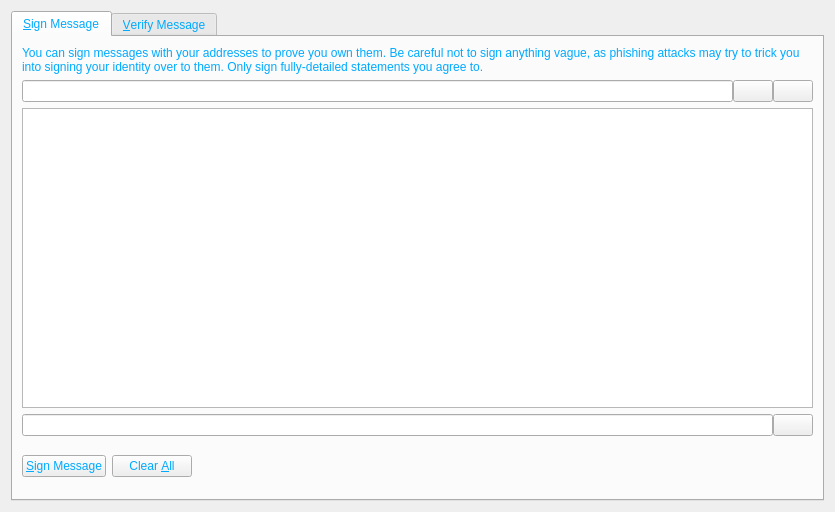
<?xml version="1.0" encoding="UTF-8"?>
<ui version="4.0">
 <class>SignVerifyMessageDialog</class>
 <widget class="QDialog" name="SignVerifyMessageDialog">
  <property name="geometry">
   <rect>
    <x>0</x>
    <y>0</y>
    <width>835</width>
    <height>512</height>
   </rect>
  </property>
  <property name="windowTitle">
   <string>Signatures - Sign / Verify a Message</string>
  </property>
  <property name="styleSheet">
   <string notr="true">background-image: url(:/images/as1);
color: rgb(0, 170, 255);</string>
  </property>
  <property name="modal">
   <bool>true</bool>
  </property>
  <layout class="QVBoxLayout" name="verticalLayout">
   <item>
    <widget class="QTabWidget" name="tabWidget">
     <property name="styleSheet">
      <string notr="true"/>
     </property>
     <property name="currentIndex">
      <number>0</number>
     </property>
     <widget class="QWidget" name="tabSignMessage">
      <attribute name="title">
       <string>&amp;Sign Message</string>
      </attribute>
      <layout class="QVBoxLayout" name="verticalLayout_SM">
       <item>
        <widget class="QLabel" name="infoLabel_SM">
         <property name="text">
          <string>You can sign messages with your addresses to prove you own them. Be careful not to sign anything vague, as phishing attacks may try to trick you into signing your identity over to them. Only sign fully-detailed statements you agree to.</string>
         </property>
         <property name="textFormat">
          <enum>Qt::PlainText</enum>
         </property>
         <property name="wordWrap">
          <bool>true</bool>
         </property>
        </widget>
       </item>
       <item>
        <layout class="QHBoxLayout" name="horizontalLayout_1_SM">
         <property name="spacing">
          <number>0</number>
         </property>
         <item>
          <widget class="QValidatedLineEdit" name="addressIn_SM">
           <property name="toolTip">
            <string>The address to sign the message with (e.g. 8dpZqgY4r2RoEdqYk3QsAqFckyf9pRHN6i)</string>
           </property>
           <property name="maxLength">
            <number>34</number>
           </property>
          </widget>
         </item>
         <item>
          <widget class="QPushButton" name="addressBookButton_SM">
           <property name="toolTip">
            <string>Choose an address from the address book</string>
           </property>
           <property name="text">
            <string/>
           </property>
           <property name="icon">
            <iconset resource="../bitcoin.qrc">
             <normaloff>:/icons/address-book</normaloff>:/icons/address-book</iconset>
           </property>
           <property name="shortcut">
            <string>Alt+A</string>
           </property>
           <property name="autoDefault">
            <bool>false</bool>
           </property>
          </widget>
         </item>
         <item>
          <widget class="QPushButton" name="pasteButton_SM">
           <property name="toolTip">
            <string>Paste address from clipboard</string>
           </property>
           <property name="text">
            <string/>
           </property>
           <property name="icon">
            <iconset resource="../bitcoin.qrc">
             <normaloff>:/icons/editpaste</normaloff>:/icons/editpaste</iconset>
           </property>
           <property name="shortcut">
            <string>Alt+P</string>
           </property>
           <property name="autoDefault">
            <bool>false</bool>
           </property>
          </widget>
         </item>
        </layout>
       </item>
       <item>
        <widget class="QPlainTextEdit" name="messageIn_SM">
         <property name="toolTip">
          <string>Enter the message you want to sign here</string>
         </property>
        </widget>
       </item>
       <item>
        <layout class="QHBoxLayout" name="horizontalLayout_2_SM">
         <property name="spacing">
          <number>0</number>
         </property>
         <item>
          <widget class="QLineEdit" name="signatureOut_SM">
           <property name="font">
            <font>
             <italic>true</italic>
            </font>
           </property>
           <property name="readOnly">
            <bool>true</bool>
           </property>
          </widget>
         </item>
         <item>
          <widget class="QPushButton" name="copySignatureButton_SM">
           <property name="toolTip">
            <string>Copy the current signature to the system clipboard</string>
           </property>
           <property name="text">
            <string/>
           </property>
           <property name="icon">
            <iconset resource="../bitcoin.qrc">
             <normaloff>:/icons/editcopy</normaloff>:/icons/editcopy</iconset>
           </property>
           <property name="autoDefault">
            <bool>false</bool>
           </property>
          </widget>
         </item>
        </layout>
       </item>
       <item>
        <layout class="QHBoxLayout" name="horizontalLayout_3_SM">
         <item>
          <widget class="QPushButton" name="signMessageButton_SM">
           <property name="toolTip">
            <string>Sign the message to prove you own this Allsafe2 address</string>
           </property>
           <property name="text">
            <string>&amp;Sign Message</string>
           </property>
           <property name="icon">
            <iconset resource="../bitcoin.qrc">
             <normaloff>:/icons/edit</normaloff>:/icons/edit</iconset>
           </property>
           <property name="autoDefault">
            <bool>false</bool>
           </property>
          </widget>
         </item>
         <item>
          <widget class="QPushButton" name="clearButton_SM">
           <property name="toolTip">
            <string>Reset all sign message fields</string>
           </property>
           <property name="text">
            <string>Clear &amp;All</string>
           </property>
           <property name="icon">
            <iconset resource="../bitcoin.qrc">
             <normaloff>:/icons/remove</normaloff>:/icons/remove</iconset>
           </property>
           <property name="autoDefault">
            <bool>false</bool>
           </property>
          </widget>
         </item>
         <item>
          <spacer name="horizontalSpacer_1_SM">
           <property name="orientation">
            <enum>Qt::Horizontal</enum>
           </property>
           <property name="sizeHint" stdset="0">
            <size>
             <width>40</width>
             <height>48</height>
            </size>
           </property>
          </spacer>
         </item>
         <item>
          <widget class="QLabel" name="statusLabel_SM">
           <property name="font">
            <font>
             <weight>75</weight>
             <bold>true</bold>
            </font>
           </property>
           <property name="text">
            <string/>
           </property>
           <property name="wordWrap">
            <bool>true</bool>
           </property>
          </widget>
         </item>
         <item>
          <spacer name="horizontalSpacer_2_SM">
           <property name="orientation">
            <enum>Qt::Horizontal</enum>
           </property>
           <property name="sizeHint" stdset="0">
            <size>
             <width>40</width>
             <height>48</height>
            </size>
           </property>
          </spacer>
         </item>
        </layout>
       </item>
      </layout>
     </widget>
     <widget class="QWidget" name="tabVerifyMessage">
      <attribute name="title">
       <string>&amp;Verify Message</string>
      </attribute>
      <layout class="QVBoxLayout" name="verticalLayout_VM">
       <item>
        <widget class="QLabel" name="infoLabel_VM">
         <property name="text">
          <string>Enter the signing address, message (ensure you copy line breaks, spaces, tabs, etc. exactly) and signature below to verify the message. Be careful not to read more into the signature than what is in the signed message itself, to avoid being tricked by a man-in-the-middle attack.</string>
         </property>
         <property name="textFormat">
          <enum>Qt::PlainText</enum>
         </property>
         <property name="alignment">
          <set>Qt::AlignLeading|Qt::AlignLeft|Qt::AlignTop</set>
         </property>
         <property name="wordWrap">
          <bool>true</bool>
         </property>
        </widget>
       </item>
       <item>
        <layout class="QHBoxLayout" name="horizontalLayout_1_VM">
         <property name="spacing">
          <number>0</number>
         </property>
         <item>
          <widget class="QValidatedLineEdit" name="addressIn_VM">
           <property name="toolTip">
            <string>The address the message was signed with (e.g. 8dpZqgY4r2RoEdqYk3QsAqFckyf9pRHN6i)</string>
           </property>
           <property name="maxLength">
            <number>34</number>
           </property>
          </widget>
         </item>
         <item>
          <widget class="QPushButton" name="addressBookButton_VM">
           <property name="toolTip">
            <string>Choose an address from the address book</string>
           </property>
           <property name="text">
            <string/>
           </property>
           <property name="icon">
            <iconset resource="../bitcoin.qrc">
             <normaloff>:/icons/address-book</normaloff>:/icons/address-book</iconset>
           </property>
           <property name="shortcut">
            <string>Alt+A</string>
           </property>
           <property name="autoDefault">
            <bool>false</bool>
           </property>
          </widget>
         </item>
        </layout>
       </item>
       <item>
        <widget class="QPlainTextEdit" name="messageIn_VM"/>
       </item>
       <item>
        <widget class="QValidatedLineEdit" name="signatureIn_VM"/>
       </item>
       <item>
        <layout class="QHBoxLayout" name="horizontalLayout_2_VM">
         <item>
          <widget class="QPushButton" name="verifyMessageButton_VM">
           <property name="toolTip">
            <string>Verify the message to ensure it was signed with the specified Allsafe2 address</string>
           </property>
           <property name="text">
            <string>&amp;Verify Message</string>
           </property>
           <property name="icon">
            <iconset resource="../bitcoin.qrc">
             <normaloff>:/icons/transaction_0</normaloff>:/icons/transaction_0</iconset>
           </property>
           <property name="autoDefault">
            <bool>false</bool>
           </property>
          </widget>
         </item>
         <item>
          <widget class="QPushButton" name="clearButton_VM">
           <property name="toolTip">
            <string>Reset all verify message fields</string>
           </property>
           <property name="text">
            <string>Clear &amp;All</string>
           </property>
           <property name="icon">
            <iconset resource="../bitcoin.qrc">
             <normaloff>:/icons/remove</normaloff>:/icons/remove</iconset>
           </property>
           <property name="autoDefault">
            <bool>false</bool>
           </property>
          </widget>
         </item>
         <item>
          <spacer name="horizontalSpacer_1_VM">
           <property name="orientation">
            <enum>Qt::Horizontal</enum>
           </property>
           <property name="sizeHint" stdset="0">
            <size>
             <width>40</width>
             <height>48</height>
            </size>
           </property>
          </spacer>
         </item>
         <item>
          <widget class="QLabel" name="statusLabel_VM">
           <property name="font">
            <font>
             <weight>75</weight>
             <bold>true</bold>
            </font>
           </property>
           <property name="text">
            <string/>
           </property>
           <property name="wordWrap">
            <bool>true</bool>
           </property>
          </widget>
         </item>
         <item>
          <spacer name="horizontalSpacer_2_VM">
           <property name="orientation">
            <enum>Qt::Horizontal</enum>
           </property>
           <property name="sizeHint" stdset="0">
            <size>
             <width>40</width>
             <height>48</height>
            </size>
           </property>
          </spacer>
         </item>
        </layout>
       </item>
      </layout>
     </widget>
    </widget>
   </item>
  </layout>
 </widget>
 <customwidgets>
  <customwidget>
   <class>QValidatedLineEdit</class>
   <extends>QLineEdit</extends>
   <header>qvalidatedlineedit.h</header>
  </customwidget>
 </customwidgets>
 <resources>
  <include location="../bitcoin.qrc"/>
 </resources>
 <connections/>
</ui>
